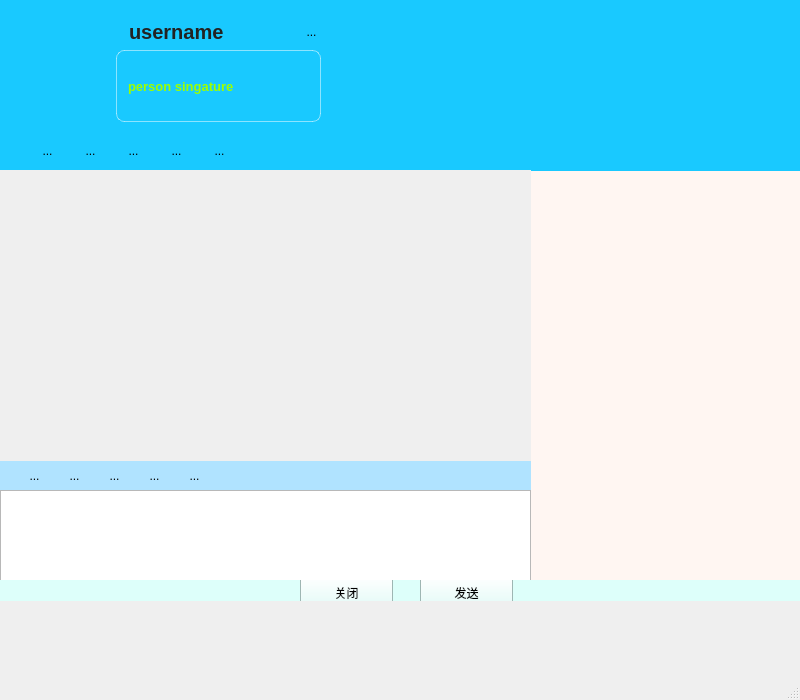
<?xml version="1.0" encoding="UTF-8"?>
<ui version="4.0">
 <class>MainWindow</class>
 <widget class="QMainWindow" name="MainWindow">
  <property name="geometry">
   <rect>
    <x>0</x>
    <y>0</y>
    <width>800</width>
    <height>700</height>
   </rect>
  </property>
  <property name="minimumSize">
   <size>
    <width>800</width>
    <height>620</height>
   </size>
  </property>
  <property name="maximumSize">
   <size>
    <width>800</width>
    <height>700</height>
   </size>
  </property>
  <property name="windowTitle">
   <string>MainWindow</string>
  </property>
  <property name="styleSheet">
   <string notr="true"/>
  </property>
  <widget class="QWidget" name="centralwidget">
   <widget class="QWidget" name="gridLayoutWidget">
    <property name="geometry">
     <rect>
      <x>20</x>
      <y>20</y>
      <width>301</width>
      <height>102</height>
     </rect>
    </property>
    <layout class="QGridLayout" name="gridLayout">
     <item row="0" column="1">
      <widget class="QLabel" name="name_label">
       <property name="styleSheet">
        <string notr="true"> QLabel {
        font-family: &quot;微软雅黑&quot;, &quot;PingFang SC&quot;, &quot;Source Han Sans CN&quot;, sans-serif; 
        font-size: 20px;
        font-weight: 700; 
        color: #222222; 
		padding-left: 8px;
    }</string>
       </property>
       <property name="frameShape">
        <enum>QFrame::Shape::NoFrame</enum>
       </property>
       <property name="text">
        <string>username</string>
       </property>
      </widget>
     </item>
     <item row="0" column="0" rowspan="2">
      <widget class="QLabel" name="img_label">
       <property name="minimumSize">
        <size>
         <width>90</width>
         <height>90</height>
        </size>
       </property>
       <property name="maximumSize">
        <size>
         <width>90</width>
         <height>90</height>
        </size>
       </property>
       <property name="text">
        <string/>
       </property>
      </widget>
     </item>
     <item row="0" column="2">
      <widget class="QToolButton" name="rename_Button">
       <property name="styleSheet">
        <string notr="true">    QToolButton {
        border: none; /* 无默认边框 */
        background-color: transparent; /* 透明背景 */
    }
    QToolButton:hover {
        background-color: rgba(255, 255, 255, 0.3); /* 鼠标悬浮时轻微高亮 */
        border-radius: 3px; /* 圆角，更柔和 */
    }</string>
       </property>
       <property name="text">
        <string>...</string>
       </property>
      </widget>
     </item>
     <item row="1" column="1" colspan="2">
      <widget class="QLabel" name="person_signature_label">
       <property name="styleSheet">
        <string notr="true">QLabel {
		color: rgb(157, 255, 0);
        font-family: &quot;新宋体&quot;, &quot;PingFang SC&quot;, sans-serif;
        font-size: 13px;
        font-weight: 700;
        background: linear-gradient(45deg, #FF9A9E, #FAD0C4, #FECFEF, #E0C3FC);
        /* 圆角，避免生硬 */
        border-radius: 8px;
        /* 内边距，让文字和背景有间距 */
        padding: 2px 8px;
        /* 轻微阴影，提升立体感 */
        border: 1px solid rgba(255, 255, 255, 0.5);
    }</string>
       </property>
       <property name="text">
        <string>person singature</string>
       </property>
      </widget>
     </item>
    </layout>
   </widget>
   <widget class="QWidget" name="up_widget" native="true">
    <property name="geometry">
     <rect>
      <x>0</x>
      <y>0</y>
      <width>801</width>
      <height>171</height>
     </rect>
    </property>
    <property name="styleSheet">
     <string notr="true">background-color: rgb(25, 201, 255);</string>
    </property>
    <widget class="QWidget" name="horizontalLayoutWidget">
     <property name="geometry">
      <rect>
       <x>20</x>
       <y>130</y>
       <width>231</width>
       <height>41</height>
      </rect>
     </property>
     <layout class="QHBoxLayout" name="horizontalLayout">
      <item>
       <widget class="QToolButton" name="sendfile_Button">
        <property name="styleSheet">
         <string notr="true">    QToolButton {
        border: none; /* 无默认边框 */
        background-color: transparent; /* 透明背景 */
    }
    QToolButton:hover {
        background-color: rgba(255, 255, 255, 0.3); /* 鼠标悬浮时轻微高亮 */
        border-radius: 3px; /* 圆角，更柔和 */
    }</string>
        </property>
        <property name="text">
         <string>...</string>
        </property>
       </widget>
      </item>
      <item>
       <widget class="QToolButton" name="saying_Button">
        <property name="styleSheet">
         <string notr="true">    QToolButton {
        border: none; /* 无默认边框 */
        background-color: transparent; /* 透明背景 */
    }
    QToolButton:hover {
        background-color: rgba(255, 255, 255, 0.3); /* 鼠标悬浮时轻微高亮 */
        border-radius: 3px; /* 圆角，更柔和 */
    }</string>
        </property>
        <property name="text">
         <string>...</string>
        </property>
       </widget>
      </item>
      <item>
       <widget class="QToolButton" name="remote_Button">
        <property name="styleSheet">
         <string notr="true">    QToolButton {
        border: none; /* 无默认边框 */
        background-color: transparent; /* 透明背景 */
    }
    QToolButton:hover {
        background-color: rgba(255, 255, 255, 0.3); /* 鼠标悬浮时轻微高亮 */
        border-radius: 3px; /* 圆角，更柔和 */
    }</string>
        </property>
        <property name="text">
         <string>...</string>
        </property>
       </widget>
      </item>
      <item>
       <widget class="QToolButton" name="design_Button">
        <property name="styleSheet">
         <string notr="true">    QToolButton {
        border: none; /* 无默认边框 */
        background-color: transparent; /* 透明背景 */
    }
    QToolButton:hover {
        background-color: rgba(255, 255, 255, 0.3); /* 鼠标悬浮时轻微高亮 */
        border-radius: 3px; /* 圆角，更柔和 */
    }</string>
        </property>
        <property name="text">
         <string>...</string>
        </property>
       </widget>
      </item>
      <item>
       <widget class="QToolButton" name="addmessage_Button">
        <property name="styleSheet">
         <string notr="true">    QToolButton {
        border: none; /* 无默认边框 */
        background-color: transparent; /* 透明背景 */
    }
    QToolButton:hover {
        background-color: rgba(255, 255, 255, 0.3); /* 鼠标悬浮时轻微高亮 */
        border-radius: 3px; /* 圆角，更柔和 */
    }</string>
        </property>
        <property name="text">
         <string>...</string>
        </property>
       </widget>
      </item>
     </layout>
    </widget>
    <widget class="QLabel" name="label">
     <property name="geometry">
      <rect>
       <x>410</x>
       <y>20</y>
       <width>371</width>
       <height>111</height>
      </rect>
     </property>
     <property name="text">
      <string/>
     </property>
    </widget>
   </widget>
   <widget class="QScrollArea" name="scrollArea">
    <property name="geometry">
     <rect>
      <x>0</x>
      <y>170</y>
      <width>531</width>
      <height>291</height>
     </rect>
    </property>
    <property name="styleSheet">
     <string notr="true">QScrollArea { border: none; background-color: white; }</string>
    </property>
    <property name="widgetResizable">
     <bool>true</bool>
    </property>
    <widget class="QWidget" name="scrollAreaWidgetContents">
     <property name="geometry">
      <rect>
       <x>0</x>
       <y>0</y>
       <width>531</width>
       <height>291</height>
      </rect>
     </property>
     <widget class="QWidget" name="chat_widget" native="true">
      <property name="geometry">
       <rect>
        <x>0</x>
        <y>0</y>
        <width>531</width>
        <height>291</height>
       </rect>
      </property>
      <property name="styleSheet">
       <string notr="true"/>
      </property>
      <widget class="QWidget" name="verticalLayoutWidget">
       <property name="geometry">
        <rect>
         <x>10</x>
         <y>10</y>
         <width>511</width>
         <height>281</height>
        </rect>
       </property>
       <layout class="QVBoxLayout" name="chat_VLayout"/>
      </widget>
     </widget>
    </widget>
   </widget>
   <widget class="QWidget" name="widget" native="true">
    <property name="geometry">
     <rect>
      <x>0</x>
      <y>580</y>
      <width>801</width>
      <height>21</height>
     </rect>
    </property>
    <property name="styleSheet">
     <string notr="true">background-color: rgb(221, 255, 250);</string>
    </property>
    <widget class="QPushButton" name="shift_Button">
     <property name="geometry">
      <rect>
       <x>300</x>
       <y>-3</y>
       <width>93</width>
       <height>31</height>
      </rect>
     </property>
     <property name="styleSheet">
      <string notr="true">QPushButton::pressed,QPushButton::checked
{&quot;
        &quot;color: #FFFFFF;&quot;
        &quot;background-color: qlineargradient(spread:pad, x1:0, y1:0, x2:0, y2:1, stop:0 #273c75, stop:1 #487eb0);&quot;
    &quot;
}
</string>
     </property>
     <property name="text">
      <string>关闭</string>
     </property>
    </widget>
    <widget class="QPushButton" name="send_Button">
     <property name="geometry">
      <rect>
       <x>420</x>
       <y>-3</y>
       <width>93</width>
       <height>31</height>
      </rect>
     </property>
     <property name="styleSheet">
      <string notr="true">QPushButton::pressed,QPushButton::checked
{&quot;
        &quot;color: #FFFFFF;&quot;
        &quot;background-color: qlineargradient(spread:pad, x1:0, y1:0, x2:0, y2:1, stop:0 #273c75, stop:1 #487eb0);&quot;
    &quot;
}
</string>
     </property>
     <property name="text">
      <string>发送</string>
     </property>
    </widget>
   </widget>
   <widget class="QWidget" name="widget_2" native="true">
    <property name="geometry">
     <rect>
      <x>0</x>
      <y>460</y>
      <width>531</width>
      <height>131</height>
     </rect>
    </property>
    <widget class="QWidget" name="widget_3" native="true">
     <property name="geometry">
      <rect>
       <x>0</x>
       <y>0</y>
       <width>531</width>
       <height>31</height>
      </rect>
     </property>
     <property name="styleSheet">
      <string notr="true">background-color: rgb(176, 227, 255);</string>
     </property>
     <widget class="QWidget" name="horizontalLayoutWidget_2">
      <property name="geometry">
       <rect>
        <x>10</x>
        <y>0</y>
        <width>211</width>
        <height>31</height>
       </rect>
      </property>
      <layout class="QHBoxLayout" name="horizontalLayout_2">
       <item>
        <widget class="QToolButton" name="font_Button">
         <property name="styleSheet">
          <string notr="true">    QToolButton {
        border: none; /* 无默认边框 */
        background-color: transparent; /* 透明背景 */
    }
    QToolButton:hover {
        background-color: rgba(255, 255, 255, 0.3); /* 鼠标悬浮时轻微高亮 */
        border-radius: 3px; /* 圆角，更柔和 */
    }</string>
         </property>
         <property name="text">
          <string>...</string>
         </property>
        </widget>
       </item>
       <item>
        <widget class="QToolButton" name="face_Button">
         <property name="styleSheet">
          <string notr="true">    QToolButton {
        border: none; /* 无默认边框 */
        background-color: transparent; /* 透明背景 */
    }
    QToolButton:hover {
        background-color: rgba(255, 255, 255, 0.3); /* 鼠标悬浮时轻微高亮 */
        border-radius: 3px; /* 圆角，更柔和 */
    }</string>
         </property>
         <property name="text">
          <string>...</string>
         </property>
        </widget>
       </item>
       <item>
        <widget class="QToolButton" name="picture_Button">
         <property name="styleSheet">
          <string notr="true">    QToolButton {
        border: none; /* 无默认边框 */
        background-color: transparent; /* 透明背景 */
    }
    QToolButton:hover {
        background-color: rgba(255, 255, 255, 0.3); /* 鼠标悬浮时轻微高亮 */
        border-radius: 3px; /* 圆角，更柔和 */
    }</string>
         </property>
         <property name="text">
          <string>...</string>
         </property>
        </widget>
       </item>
       <item>
        <widget class="QToolButton" name="message_Button">
         <property name="styleSheet">
          <string notr="true">    QToolButton {
        border: none; /* 无默认边框 */
        background-color: transparent; /* 透明背景 */
    }
    QToolButton:hover {
        background-color: rgba(255, 255, 255, 0.3); /* 鼠标悬浮时轻微高亮 */
        border-radius: 3px; /* 圆角，更柔和 */
    }</string>
         </property>
         <property name="text">
          <string>...</string>
         </property>
        </widget>
       </item>
       <item>
        <widget class="QToolButton" name="reconnect_Button">
         <property name="styleSheet">
          <string notr="true">    QToolButton {
        border: none; /* 无默认边框 */
        background-color: transparent; /* 透明背景 */
    }
    QToolButton:hover {
        background-color: rgba(255, 255, 255, 0.3); /* 鼠标悬浮时轻微高亮 */
        border-radius: 3px; /* 圆角，更柔和 */
    }</string>
         </property>
         <property name="text">
          <string>...</string>
         </property>
        </widget>
       </item>
      </layout>
     </widget>
    </widget>
    <widget class="QTextEdit" name="input_Edit">
     <property name="geometry">
      <rect>
       <x>0</x>
       <y>30</y>
       <width>531</width>
       <height>101</height>
      </rect>
     </property>
    </widget>
   </widget>
   <widget class="QWidget" name="widget_4" native="true">
    <property name="geometry">
     <rect>
      <x>529</x>
      <y>169</y>
      <width>271</width>
      <height>421</height>
     </rect>
    </property>
    <property name="styleSheet">
     <string notr="true">background-color: rgb(255, 246, 242);</string>
    </property>
    <widget class="QWidget" name="verticalLayoutWidget_2">
     <property name="geometry">
      <rect>
       <x>9</x>
       <y>0</y>
       <width>261</width>
       <height>411</height>
      </rect>
     </property>
     <layout class="QVBoxLayout" name="File_VLayout"/>
    </widget>
   </widget>
   <zorder>widget_4</zorder>
   <zorder>widget_2</zorder>
   <zorder>up_widget</zorder>
   <zorder>gridLayoutWidget</zorder>
   <zorder>scrollArea</zorder>
   <zorder>widget</zorder>
  </widget>
  <widget class="QMenuBar" name="menubar">
   <property name="geometry">
    <rect>
     <x>0</x>
     <y>0</y>
     <width>800</width>
     <height>25</height>
    </rect>
   </property>
  </widget>
  <widget class="QStatusBar" name="statusbar"/>
 </widget>
 <resources/>
 <connections/>
</ui>
